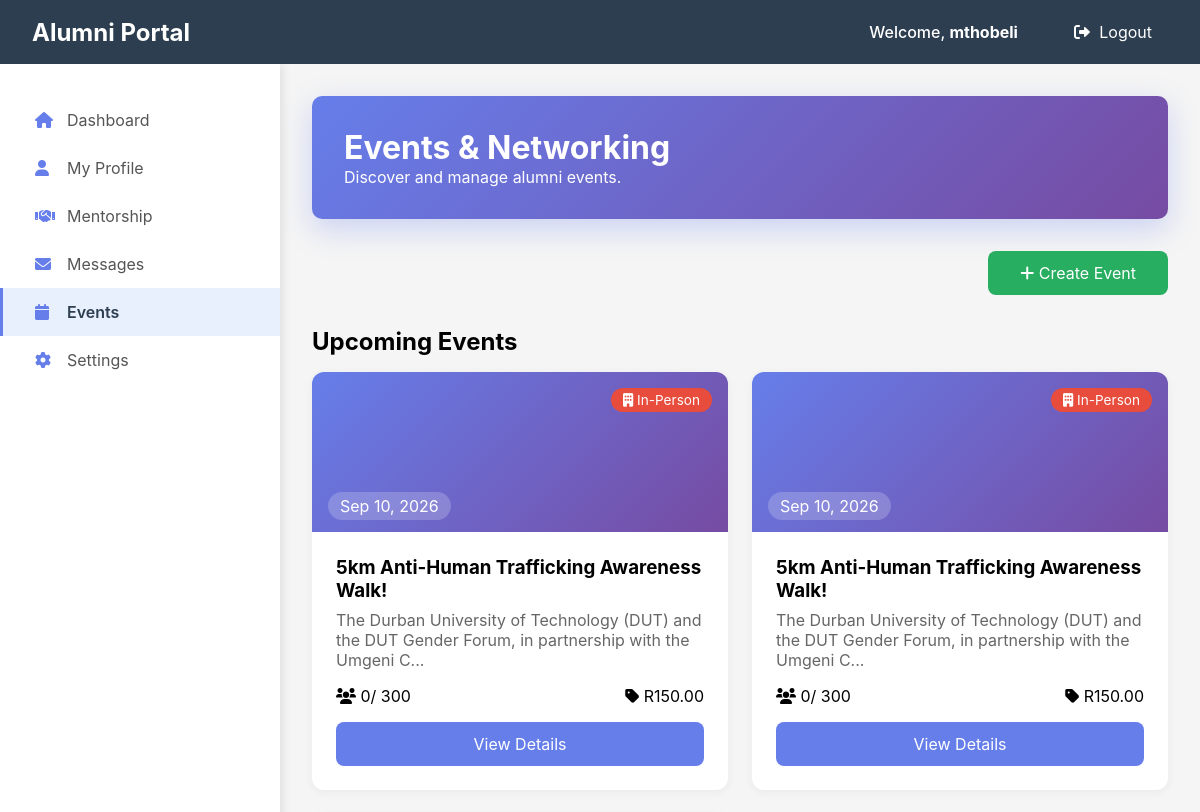
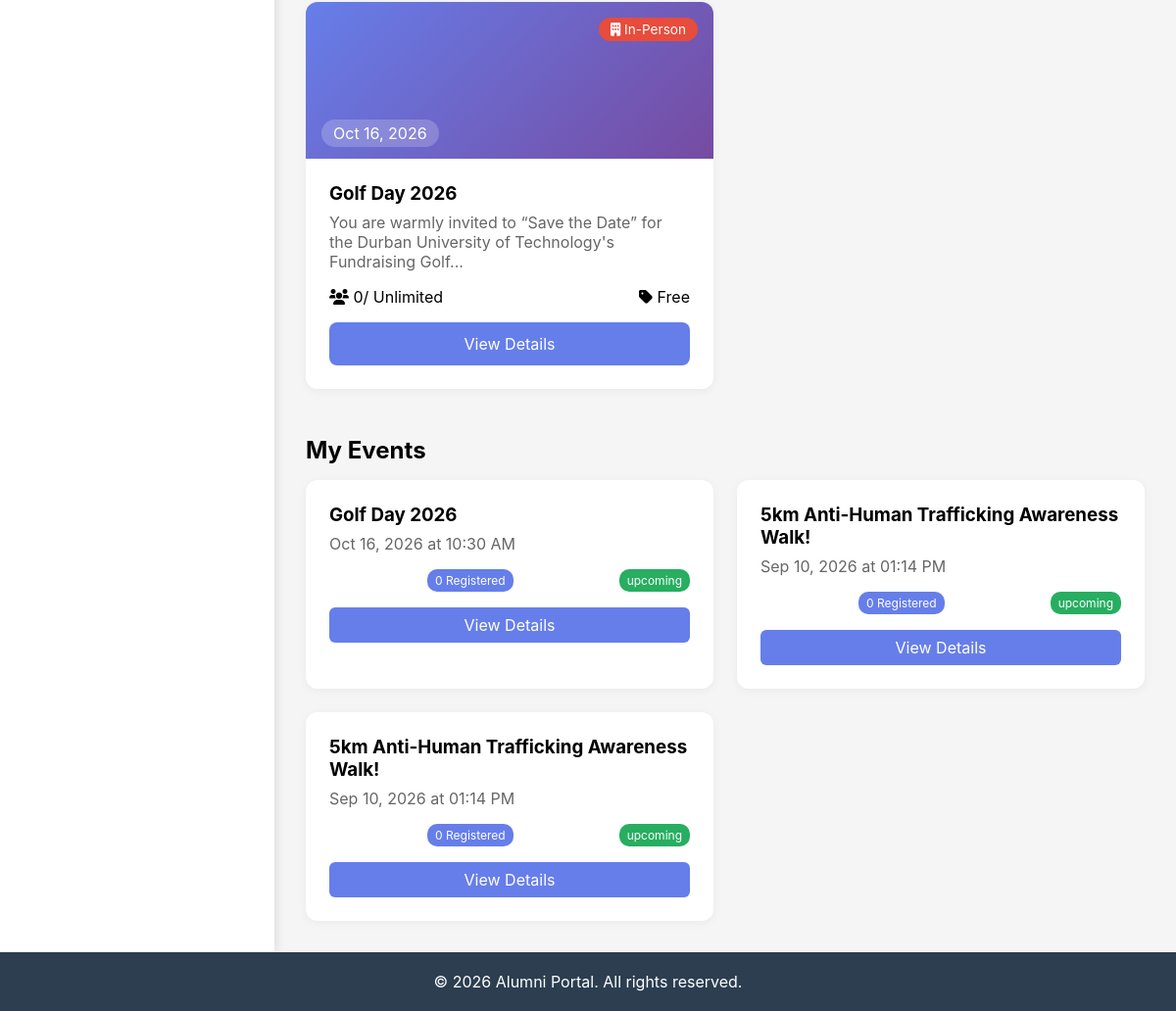
Screenshot of /events/alumni (signed in) with the database file from the repository (2 pictures, top to bottom).
### app/models/user.py (models this page shows, shortened)
class User(db.Model):
    __tablename__ = 'users'
    id = db.Column(db.Integer, primary_key=True)
    full_name = db.Column(db.String(100))
    email = db.Column(db.String(120), unique=True, nullable=False)
    password_hash = db.Column(db.Text, nullable=False)
    role = db.Column(db.String(20), nullable=False)
    profile_picture = db.Column(db.Text, default='default_avatar.png')
    created_at = db.Column(db.DateTime, default=datetime.utcnow)

class Event(db.Model):
    __tablename__ = 'events'
    id = db.Column(db.Integer, primary_key=True)
    title = db.Column(db.String(200), nullable=False)
    description = db.Column(db.Text, nullable=False)
    event_type = db.Column(db.String(50), nullable=False)  # webinar, workshop, networking, social, etc.
    event_mode = db.Column(db.String(20), nullable=False)  # online, in-person, hybrid
    start_date = db.Column(db.DateTime, nullable=False)
    end_date = db.Column(db.DateTime, nullable=False)
    registration_deadline = db.Column(db.DateTime, nullable=True)
    location = db.Column(db.String(200), nullable=True)
    online_link = db.Column(db.String(500), nullable=True)  # Zoom/Teams link for online events
    organizer_id = db.Column(db.Integer, db.ForeignKey('users.id', ondelete='SET NULL'))
    organizer = db.relationship('User', backref='organized_events', foreign_keys=[organizer_id])
    capacity = db.Column(db.Integer, nullable=True)  # Maximum attendees (None = unlimited)
    price = db.Column(db.Float, default=0.0)  # 0.0 for free events
    image_url = db.Column(db.String(500), nullable=True)
    is_published = db.Column(db.Boolean, default=False)
    is_featured = db.Column(db.Boolean, default=False)
    status = db.Column(db.String(20), default='upcoming')  # upcoming, ongoing, completed, cancelled
    created_at = db.Column(db.DateTime, default=datetime.utcnow)
    updated_at = db.Column(db.DateTime, default=datetime.utcnow, onupdate=datetime.utcnow)
    attendees = db.relationship('EventRegistration', backref='event', lazy=True, cascade='all, delete-orphan')
    @property
    def registered_count(self):
        return len([r for r in self.attendees if r.status == 'registered'])

### app/routes/events_routes.py (the view)
@events_bp.route("/alumni")
def alumni_events():
    user = get_current_user()
    if not user or user.role != 'alumni':
        return redirect(url_for('views.login_page'))
    upcoming_events = Event.query.filter(
        Event.start_date > datetime.utcnow(),
        Event.is_published == True
    ).order_by(Event.start_date).limit(6).all()
    my_events = Event.query.filter_by(organizer_id=user.id).order_by(Event.start_date.desc()).all()
    return render_template("alumni/events.html",
                         user=user,
                         upcoming_events=upcoming_events,
                         my_events=my_events)

### app/routes/events_routes.py (called while the page is built)
def get_current_user():
    if 'user_id' in session:
        return User.query.get(session['user_id'])
    return None

### app/templates/Alumni/events.html (shortened to what this page needs)
{% extends "alumni/base_alumni.html" %}
{% block alumni_content %}
<div class="welcome-card">
    <h1>Events & Networking</h1>
    <p>Discover and manage alumni events.</p>
</div>
<div style="display: flex; gap: 1rem; margin-bottom: 2rem;">
    <a href="{{ url_for('events.create_event') }}" style="margin-left: auto; padding: 0.75rem 2rem; background: #27ae60; color: white; border: none; border-radius: 8px; text-decoration: none;">
        <i class="fas fa-plus"></i> Create Event
    </a>
</div>
<h2 style="margin-bottom: 1rem;">Upcoming Events</h2>
<div style="display: grid; grid-template-columns: repeat(auto-fill, minmax(350px, 1fr)); gap: 1.5rem; margin-bottom: 3rem;">
    {% for event in upcoming_events %}
    <div style="background: white; border-radius: 12px; overflow: hidden; box-shadow: 0 2px 10px rgba(0,0,0,0.05);">
        <div style="height: 160px; background: linear-gradient(135deg, #667eea 0%, #764ba2 100%); position: relative;">
            {% if event.event_mode == 'online' %}
            <div style="position: absolute; top: 1rem; right: 1rem; background: #27ae60; color: white; padding: 0.25rem 0.75rem; border-radius: 20px; font-size: 0.85rem;">
                <i class="fas fa-video"></i> Online
            </div>
            {% elif event.event_mode == 'in-person' %}
            <div style="position: absolute; top: 1rem; right: 1rem; background: #e74c3c; color: white; padding: 0.25rem 0.75rem; border-radius: 20px; font-size: 0.85rem;">
                <i class="fas fa-building"></i> In-Person
            </div>
            {% else %}
            <div style="position: absolute; top: 1rem; right: 1rem; background: #f39c12; color: white; padding: 0.25rem 0.75rem; border-radius: 20px; font-size: 0.85rem;">
                <i class="fas fa-globe"></i> Hybrid
            </div>
            {% endif %}
            <div style="position: absolute; bottom: 1rem; left: 1rem; color: white;">
                <span style="background: rgba(255,255,255,0.2); padding: 0.25rem 0.75rem; border-radius: 20px;">
                    {{ event.start_date.strftime('%b %d, %Y') }}
                </span>
            </div>
        </div>
        <div style="padding: 1.5rem;">
            <h3 style="margin-bottom: 0.5rem;">{{ event.title }}</h3>
            <p style="color: #666; margin-bottom: 1rem;">{{ event.description[:100] }}{% if event.description|length > 100 %}...{% endif %}</p>
            <div style="display: flex; justify-content: space-between; align-items: center; margin-bottom: 1rem;">
                <span><i class="fas fa-users"></i> {{ event.registered_count }}/{% if event.capacity %} {{ event.capacity }}{% else %} Unlimited{% endif %}</span>
                <span><i class="fas fa-tag"></i>
                    {% if event.price == 0 %}
                        Free
                    {% else %}
                        R{{ "%.2f"|format(event.price) }}
                    {% endif %}
                </span>
            </div>
            <a href="{{ url_for('events.view_event', event_id=event.id) }}" style="display: block; text-align: center; padding: 0.75rem; background: #667eea; color: white; border: none; border-radius: 8px; text-decoration: none;">
                View Details
            </a>
        </div>
    </div>
    {% endfor %}
</div>
{% if my_events %}
<h2 style="margin-bottom: 1rem;">My Events</h2>
<div style="display: grid; grid-template-columns: repeat(auto-fill, minmax(350px, 1fr)); gap: 1.5rem;">
    {% for event in my_events %}
    <div style="background: white; border-radius: 12px; overflow: hidden; box-shadow: 0 2px 10px rgba(0,0,0,0.05);">
        <div style="padding: 1.5rem;">
            <h3 style="margin-bottom: 0.5rem;">{{ event.title }}</h3>
            <p style="color: #666; margin-bottom: 1rem;">{{ event.start_date.strftime('%b %d, %Y at %I:%M %p') }}</p>
            <div style="display: flex; gap: 0.5rem;">
                <span class="badge" style="background: #667eea;">{{ event.registered_count }} Registered</span>
                <span class="badge" style="background: #27ae60;">{{ event.status }}</span>
            </div>
            <a href="{{ url_for('events.view_event', event_id=event.id) }}" style="display: block; margin-top: 1rem; text-align: center; padding: 0.5rem; background: #667eea; color: white; border-radius: 6px; text-decoration: none;">
                View Details
            </a>
        </div>
    </div>
    {% endfor %}
</div>
{% endif %}
{% endblock %}

### app/templates/base.html (shortened to what this page needs)
<!DOCTYPE html>
<html lang="en">
<head>
    <link rel="stylesheet" href="https://cdnjs.cloudflare.com/ajax/libs/font-awesome/6.0.0/css/all.min.css">
</head>
<body>
    <nav class="navbar">
        <div class="logo">
            <a href="/" style="color: white; text-decoration: none; font-size: 1.5rem; font-weight: bold;">
                Alumni Portal
            </a>
        </div>
        <div class="user-menu" >
            {% if session.user_id %}
                <span>Welcome, <strong>{{ session.user_name }}</strong></span>
                <a href="/auth/logout" style="color: white; text-decoration: none; margin-left: 1rem;">
                    <i class="fas fa-sign-out-alt"></i> Logout
                </a>
            {% endif %}
        </div>
    </nav>
    {% block content %}{% endblock %}
    <footer class="footer">
        <p>&copy; 2026 Alumni Portal. All rights reserved.</p>
    </footer>
</body>
</html>

### app/templates/base.html (style rules this page uses)
* { margin: 0; padding: 0; box-sizing: border-box; }
body { font-family: -apple-system, BlinkMacSystemFont, 'Segoe UI', Roboto, Oxygen, Ubuntu, sans-serif; background: #f5f5f5; min-height: 100vh; display: flex; flex-direction: column; }
.navbar { background: #2c3e50; color: white; padding: 1rem 2rem; display: flex; justify-content: space-between; align-items: center; position: sticky; top: 0; z-index: 1000; height: 64px; width: 100%; }
.logo { display: flex; align-items: center; }
.logo a { color: white; text-decoration: none; font-size: 1.5rem; font-weight: bold; white-space: nowrap; }
.user-menu { display: flex; align-items: center; gap: 1.5rem; margin-left: auto; }
.user-menu span { font-weight: 500; white-space: nowrap; }
.user-menu a { color: white; text-decoration: none; padding: 0.5rem 1rem; border-radius: 5px; transition: background 0.3s; white-space: nowrap; }
.user-menu i { margin-right: 0.3rem; }
.footer { background: #2c3e50; color: white; text-align: center; padding: 1rem; margin-top: auto; height: 60px; display: flex; align-items: center; justify-content: center; }

### app/templates/alumni/base_alumni.html (style rules this page uses)
.badge { background: #667eea; color: white; padding: 0.25rem 0.5rem; border-radius: 10px; font-size: 0.75rem; margin-left: auto; }
.welcome-card { background: linear-gradient(135deg, #667eea 0%, #764ba2 100%); color: white; padding: 2rem; border-radius: 10px; margin-bottom: 2rem; box-shadow: 0 10px 30px rgba(102, 126, 234, 0.3); }

### rows the page displays
User: user_name "mthobeli"
Event: event_mode "in-person" (drawn), start_date "Sep 10, 2026", title "5km Anti-Human Trafficking Awareness Walk!", description "The Durban University of Technology (DUT) and the DUT Gender Forum, in partnership with the Umgeni C", registered_count "0", capacity "300", price "150.00", start_date "Sep 10, 2026 at 01:14 PM", status "upcoming"
Event: event_mode "in-person" (drawn), start_date "Sep 10, 2026", title "5km Anti-Human Trafficking Awareness Walk!", description "The Durban University of Technology (DUT) and the DUT Gender Forum, in partnership with the Umgeni C", registered_count "0", capacity "300", price "150.00", start_date "Sep 10, 2026 at 01:14 PM", status "upcoming"
Event: event_mode "in-person" (drawn), start_date "Oct 16, 2026", title "Golf Day 2026", description "You are warmly invited to “Save the Date” for the Durban University of Technology's Fundraising Golf", registered_count "0", shows "Unlimited", price "Free", start_date "Oct 16, 2026 at 10:30 AM", status "upcoming"
